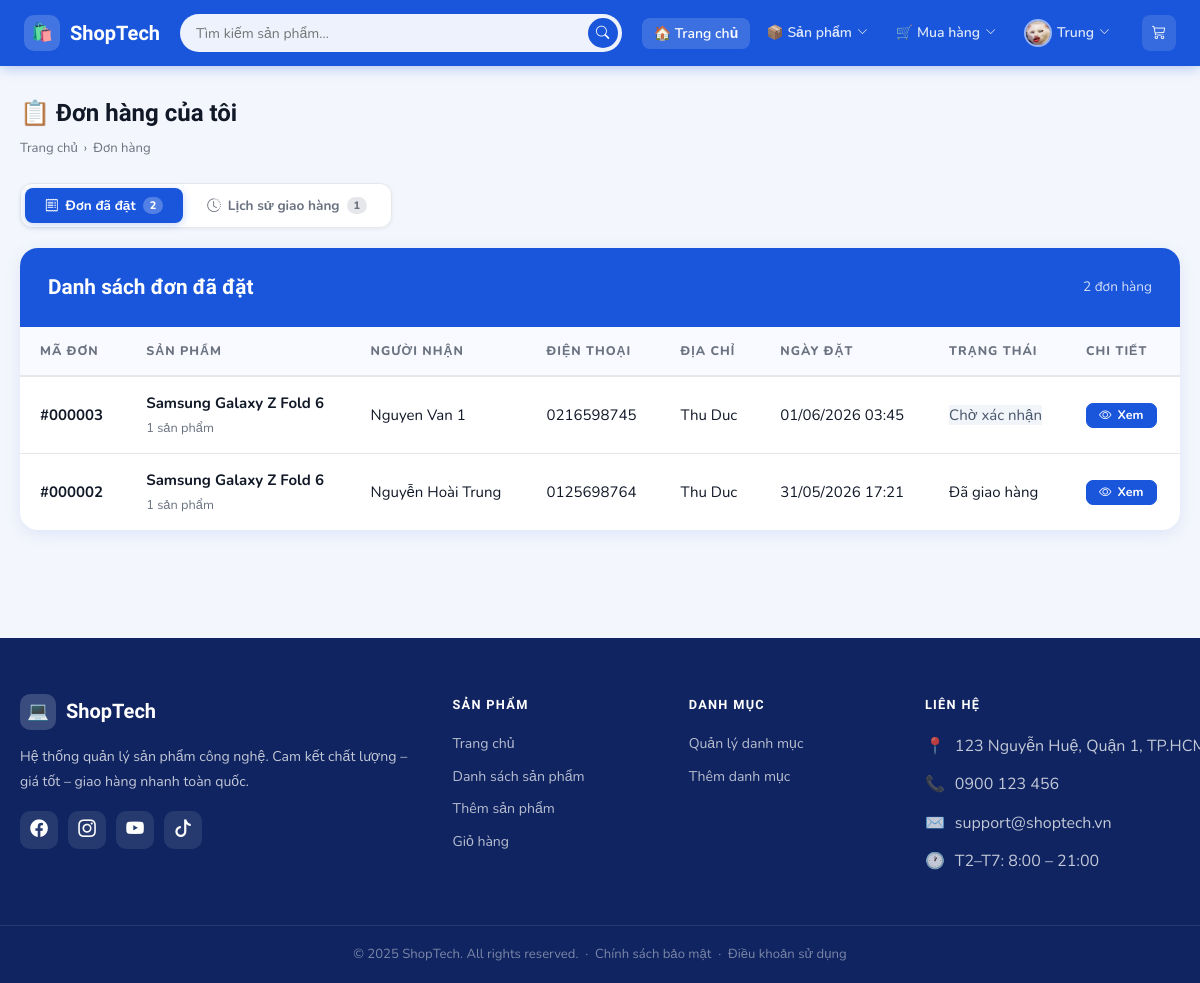
Page /Product/myOrders (signed in) on the committed database.
### tables this page shows
CREATE TABLE IF NOT EXISTS `orders` (
  `id` int NOT NULL AUTO_INCREMENT,
  `name` varchar(255) NOT NULL,
  `phone` varchar(20) NOT NULL,
  `email` varchar(255) DEFAULT NULL,
  `payment_method` varchar(50) NOT NULL DEFAULT 'cod',
  `address` text NOT NULL,
  `status` varchar(20) NOT NULL DEFAULT 'pending',
  `created_at` timestamp NULL DEFAULT CURRENT_TIMESTAMP,
  `user_id` int DEFAULT NULL,
  PRIMARY KEY (`id`),
  KEY `user_id` (`user_id`),
  CONSTRAINT `orders_ibfk_1` FOREIGN KEY (`user_id`) REFERENCES `account` (`id`)
);

CREATE TABLE IF NOT EXISTS `product` (
  `id` int NOT NULL AUTO_INCREMENT,
  `name` varchar(100) NOT NULL,
  `description` text,
  `price` decimal(10,2) NOT NULL,
  `image` varchar(255) DEFAULT NULL,
  `category_id` int DEFAULT NULL,
  PRIMARY KEY (`id`),
  KEY `category_id` (`category_id`),
  CONSTRAINT `product_ibfk_1` FOREIGN KEY (`category_id`) REFERENCES `category` (`id`) ON DELETE CASCADE
);

### index.php (called while the page is built, shortened)
<?php
$url = $_GET['url'] ?? 'product';
$url = rtrim($url, '/');
$url = filter_var($url, FILTER_SANITIZE_URL);
$url = explode('/', $url);
$action = isset($url[1]) && $url[1] != ''
    ? $url[1]
    : 'index';
$controller = new $controllerName();
call_user_func_array([$controller, $action], array_slice($url, 2));
?>

### app/config/database.php (called while the page is built, shortened)
<?php
class Database
{
    private $host = "localhost";
    private $db_name = "my_store";
    private $username = "root";
    private $password = "";
    public function getConnection()
    {
        $this->conn = null;
        try {
            $this->conn = new PDO(
                "mysql:host=" . $this->host . ";dbname=" . $this->db_name,
                $this->username,
                $this->password
            );
            $this->conn->exec("set names utf8");
        } catch (PDOException $exception) {
            echo "Connection error: " . $exception->getMessage();
        }
        return $this->conn;
    }
}

### app/helpers/SessionHelper.php (called while the page is built, shortened)
<?php
class SessionHelper
{
    public static function getUserId() { self::start(); return $_SESSION['user_id'] ?? null; }
}

### app/models/OrderModel.php (called while the page is built, shortened)
<?php
class OrderModel
{
    private $conn;
    public function __construct($db)
    {
        $this->conn = $db;
    }
    public function getOrdersByUserId($user_id)
{
    $sql = "SELECT *
            FROM orders
            WHERE user_id = :user_id
            ORDER BY created_at DESC";
    $stmt = $this->conn->prepare($sql);
    $stmt->bindParam(
        ':user_id',
        $user_id,
        PDO::PARAM_INT
    );
    $stmt->execute();
    return $stmt->fetchAll(PDO::FETCH_OBJ);
}
    public function getOrderDetails($order_id)
    {
        $sql = "SELECT od.*,
                       p.name  AS product_name,
                       p.image AS product_image
                FROM order_details od
                LEFT JOIN product p ON od.product_id = p.id
                WHERE od.order_id = :order_id";
        $stmt = $this->conn->prepare($sql);
        $stmt->bindParam(':order_id', $order_id, PDO::PARAM_INT);
        $stmt->execute();
        return $stmt->fetchAll(PDO::FETCH_OBJ);
    }
}
?>

### app/views/product/my_orders.php (the view, shortened to what this page needs)
<?php include 'app/views/shares/header.php'; ?>
<?php
$statusMap = [
  'pending'    => ['label' => 'Chờ xác nhận', 'class' => 'pending'],
  'processing' => ['label' => 'Đang xử lý', 'class' => 'processing'],
  'shipping'   => ['label' => 'Đang giao hàng', 'class' => 'shipping'],
  'delivered'  => ['label' => 'Đã giao hàng', 'class' => 'delivered'],
  'cancelled'  => ['label' => 'Đã hủy', 'class' => 'cancelled'],
];
$orders = $orders ?? [];
$historyOrders = $historyOrders ?? [];
$deliveredOrders = $deliveredOrders ?? [];
$historyByOrderId = [];
foreach ($historyOrders as $h) {
  $historyByOrderId[(int)$h->order->id] = $h;
}
$deliveryHistoryOrders = [];
foreach ($deliveredOrders as $o) {
  $oid = (int)$o->id;
  if (isset($historyByOrderId[$oid])) {
    $deliveryHistoryOrders[] = $historyByOrderId[$oid];
  }
}
?>
<div class="st-page">
<div class="st-container">
  <div class="st-page-head fade-up">
    <div>
      <h1>📋 Đơn hàng của tôi</h1>
      <div class="st-breadcrumb">
        <a href="/Product">Trang chủ</a> › <span>Đơn hàng</span>
      </div>
    </div>
  </div>
  <div class="st-order-tabs fade-up" id="orderTabs">
    <button type="button" class="st-order-tab-btn active" data-tab="ordersPanel">
      <i class="bi bi-receipt"></i>
      Đơn đã đặt
      <span class="st-tab-count"><?php echo count($orders); ?></span>
    </button>
    <button type="button" class="st-order-tab-btn" data-tab="historyPanel">
      <i class="bi bi-clock-history"></i>
      Lịch sử giao hàng
      <span class="st-tab-count"><?php echo count($deliveryHistoryOrders); ?></span>
    </button>
  </div>
  <div id="ordersPanel" class="st-tab-panel active">
    <?php if (empty($orders)): ?>
      <div class="st-cart-empty fade-up">
        <div class="st-cart-empty-icon">📋</div>
        <h2>Chưa có đơn hàng nào</h2>
        <p>Hãy mua sắm để tạo đơn hàng đầu tiên!</p>
        <a href="/Product" class="btn btn-primary btn-lg">🛍️ Mua sắm ngay</a>
      </div>
    <?php else: ?>
      <div class="st-table-card fade-up st-delivered-card">
        <div class="st-table-header">
          <h1>Danh sách đơn đã đặt</h1>
          <span style="font-size:.85rem;opacity:.8"><?php echo count($orders); ?> đơn hàng</span>
        </div>
        <div style="overflow-x:auto">
          <table class="st-table">
            <thead>
              <tr>
                <th>Mã đơn</th>
                <th>Sản phẩm</th>
                <th>Người nhận</th>
                <th>Điện thoại</th>
                <th>Địa chỉ</th>
                <th>Ngày đặt</th>
                <th>Trạng thái</th>
                <th>Chi tiết</th>
              </tr>
            </thead>
            <tbody>
              <?php foreach ($orders as $o): ?>
              <?php $st = $statusMap[$o->status ?? 'pending'] ?? $statusMap['pending']; ?>
              <?php $oh = $historyByOrderId[(int)$o->id] ?? null; ?>
              <tr>
                <td><strong>#<?php echo str_pad($o->id, 6, '0', STR_PAD_LEFT); ?></strong></td>
                <td>
                  <?php if ($oh && $oh->firstItem): ?>
                    <strong><?php echo htmlspecialchars($oh->firstItem->product_name, ENT_QUOTES, 'UTF-8'); ?></strong>
                    <div class="st-delivered-meta"><?php echo (int)$oh->totalQty; ?> sản phẩm</div>
                  <?php else: ?>
                    <span class="st-delivered-empty">-</span>
                  <?php endif; ?>
                </td>
                <td><?php echo htmlspecialchars($o->name, ENT_QUOTES, 'UTF-8'); ?></td>
                <td><?php echo htmlspecialchars($o->phone, ENT_QUOTES, 'UTF-8'); ?></td>
                <td class="st-delivered-address"><?php echo htmlspecialchars($o->address, ENT_QUOTES, 'UTF-8'); ?></td>
                <td><?php echo date('d/m/Y H:i', strtotime($o->created_at)); ?></td>
                <td><span class="st-order-status <?php echo $st['class']; ?>"><?php echo htmlspecialchars($st['label'], ENT_QUOTES, 'UTF-8'); ?></span></td>
                <td><a href="/Product/orderDetail/<?php echo $o->id; ?>" class="btn btn-primary btn-sm"><i class="bi bi-eye"></i> Xem</a></td>
              </tr>
              <?php endforeach; ?>
            </tbody>
          </table>
        </div>
      </div>
    <?php endif; ?>
  </div>
</div>
</div>
<?php include 'app/views/shares/footer.php'; ?>

### public/css/style.css (style rules this page uses)
:root { --primary: #1a56db; --primary-dark: #1341b0; --primary-light: #e8f0fe; --accent: #f59e0b; --danger: #ef4444; --success: #10b981; --warning: #f59e0b; --text-dark: #111827; --text-muted: #6b7280; --bg-page: #f3f6fc; --bg-card: #ffffff; --border: #e5e7eb; --radius: 12px; --radius-lg: 18px; --shadow-sm: 0 1px 4px rgba(0,0,0,.06); --shadow-md: 0 4px 16px rgba(26,86,219,.10); --shadow-lg: 0 8px 32px rgba(26,86,219,.15); --transition: all .22s cubic-bezier(.4,0,.2,1); --navbar-h: 66px; --font-head: 'Sora', sans-serif; --font-body: 'Nunito', sans-serif; }
*, *::before, *::after { box-sizing: border-box; margin: 0; padding: 0; }
body { font-family: var(--font-body); background: var(--bg-page); color: var(--text-dark); font-size: 15px; line-height: 1.65; padding-top: var(--navbar-h); }
a { color: var(--primary); text-decoration: none; transition: var(--transition); }
h1,h2,h3,h4,h5,h6 { font-family: var(--font-head); font-weight: 700; }
.st-page { padding: 28px 0 48px; }
.st-container { max-width: 1260px; margin: 0 auto; padding: 0 20px; }
.st-table-card { background: var(--bg-card); border-radius: var(--radius-lg); overflow: hidden; box-shadow: var(--shadow-md); }
.st-table-header { background: var(--primary); padding: 22px 28px; display: flex; align-items: center; justify-content: space-between; color: #fff; }
.st-table-header h1 { font-size: 1.3rem; margin: 0; }
.st-table { width: 100%; border-collapse: collapse; }
.st-table thead th { background: #f8faff; font-size: .78rem; font-weight: 800; letter-spacing: .08em; text-transform: uppercase; color: var(--text-muted); padding: 14px 20px; text-align: left; border-bottom: 2px solid var(--border); }
.st-table tbody tr { border-bottom: 1px solid var(--border); transition: var(--transition); }
.st-table tbody td { padding: 14px 20px; vertical-align: middle; }
.st-table tbody tr:last-child { border-bottom: none; }
.btn { display: inline-flex; align-items: center; justify-content: center; gap: 6px; font-family: var(--font-body); font-weight: 700; font-size: .88rem; padding: 9px 18px; border-radius: 8px; border: 1.5px solid transparent; cursor: pointer; transition: var(--transition); line-height: 1; }
.btn-primary { background: var(--primary); color: #fff; border-color: var(--primary); }
.btn-sm { padding: 5px 12px; font-size: .78rem; border-radius: 7px; }
.st-page-head { display: flex; align-items: center; justify-content: space-between; margin-bottom: 24px; flex-wrap: wrap; gap: 12px; }
.st-page-head h1 { font-size: 1.5rem; }
.st-breadcrumb { font-size: .82rem; color: var(--text-muted); margin-top: 4px; display: flex; align-items: center; gap: 6px; }
.st-breadcrumb a { color: var(--text-muted); }
.fade-up { animation: fadeUp .45s ease both; }
.st-order-status.pending { background:#f1f5f9; color:#475569; }
.st-order-tabs { display: flex; gap: 4px; background: var(--bg-card); border: 1.5px solid var(--border); border-radius: var(--radius); padding: 4px; width: fit-content; margin-bottom: 20px; box-shadow: var(--shadow-sm); }
.st-order-tab-btn { display: flex; align-items: center; gap: 7px; padding: 8px 20px; border-radius: 8px; border: none; background: transparent; cursor: pointer; font-family: var(--font-body); font-weight: 700; font-size: .85rem; color: var(--text-muted); transition: var(--transition); white-space: nowrap; }
.st-order-tab-btn.active { background: var(--primary); color: #fff; box-shadow: 0 2px 8px rgba(26,86,219,.25); }
.st-tab-count { font-size: .68rem; font-weight: 800; padding: 1px 7px; border-radius: 99px; background: rgba(255,255,255,.25); color: #fff; }
.st-order-tab-btn:not(.active) .st-tab-count { background: var(--border); color: var(--text-muted); }
.st-tab-panel { display: none; }
.st-tab-panel.active { display: block; animation: fadeUp .3s ease both; }
.st-delivered-card .st-table th, .st-delivered-card .st-table td { vertical-align: middle; }
.st-delivered-meta { font-size: .8rem; color: var(--text-muted); margin-top: 2px; }
.st-delivered-address { max-width: 180px; overflow: hidden; text-overflow: ellipsis; white-space: nowrap; }

### rows in the picture
orders: id "000003", totalQty "1", name "Nguyen Van 1", phone "0216598745", address "Thu Duc", created_at "01/06/2026 03:45", status "Chờ xác nhận"
product: name "Samsung Galaxy Z Fold 6"
orders: id "000002", totalQty "1", name "Nguyễn Hoài Trung", phone "0125698764", address "Thu Duc", created_at "31/05/2026 17:21", status "Đã giao hàng"

### other values in the picture
count($orders) "2"
count($deliveryHistoryOrders) "1"
